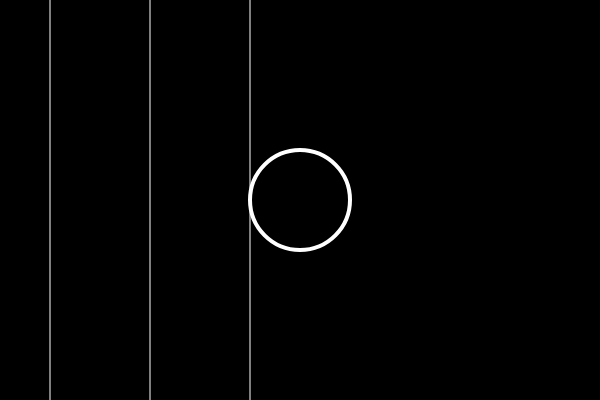
Frame 1 (no input)
Frame 60 (no input): identical to frame 1, image omitted
Frame 120 (the mouse pressed at the canvas centre since frame 60): blank canvas, image omitted

The p5.js sketch that drew this single still picture (run headless with seeded random() and noise() and a simulated clock; from frame 60 on, the mouse is pressed at the canvas centre):

// p5.js sketch
// ── sketch.js
// https://editor.p5js.org/jht1493/sketches/uB9r-rpmp
// 3.3 else if less than

function setup() {
  createCanvas(600, 400);
}

function draw() {
  background(0);

  // draw the 4 regions
  stroke(255);
  strokeWeight(1)
  line(50,0,50,400);
  line(150,0,150,400);
  line(250,0,250,400);
  
  strokeWeight(4);
  noFill();

  // if (mouseX > 250) {
  //   ellipse(300, 200, 100, 100);
  // } else if (mouseX > 150) {
  //   rect(300, 200, 100, 100);
  // } else if (mouseX > 50) {
  //   line(0, 0, width, height);
  // } else {
  //   point(300, 200);
  // }
  
  // Compare left to right using less than comparison
  if (mouseX < 50) {
    ellipse(300, 200, 100, 100);
  } else if (mouseX < 150) {
    rect(300, 200, 100, 100);
  } else if (mouseX < 250) {
    line(0, 0, width, height);
  } else {
    point(300, 200);
  }

}

// https://editor.p5js.org/jht1493/sketches/VmJD4ZUMJ
// 3.3 else if

// Else and Else If, AND and OR
// Code! Programming with p5.js
// The Coding Train / Daniel Shiffman
// https://thecodingtrain.com/beginners/p5js/3.3-else-elseif-and-or.html
// https://youtu.be/r2S7j54I68c
// https://editor.p5js.org/codingtrain/sketches/In-bIB8w
